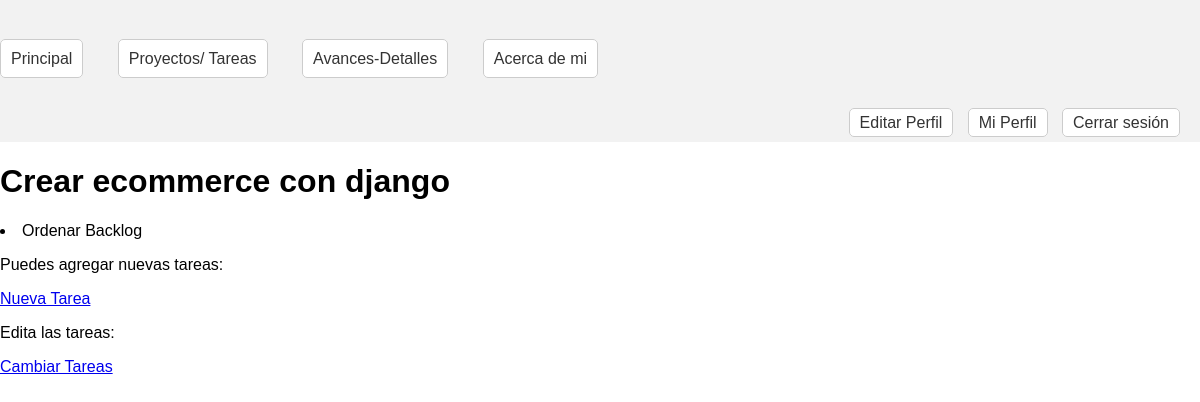
Page /detalle/2 (signed in) on the earlier database version.
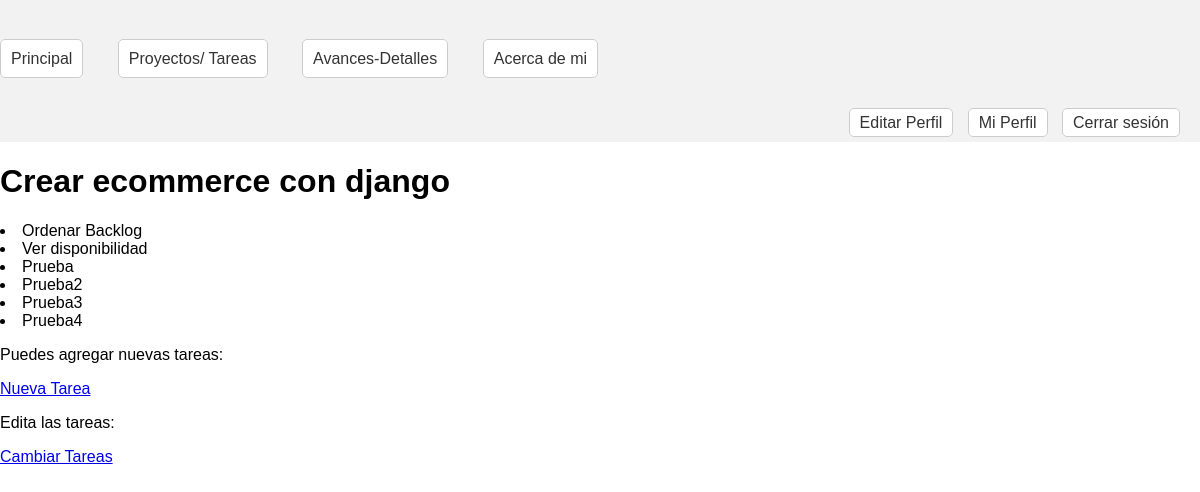
Same page on the later database version.
### app1/models.py (models this page shows)
class Tareas(models.Model):
    titulo=models.CharField(max_length=100)
    descripcion=models.TextField()
    asociado=models.ForeignKey(Proyectos,on_delete=models.CASCADE)
    estado= models.BooleanField(default=False)
    def __str__(self) -> str:
        return self.titulo

### app1/views.py (the view)
# urls.py: path('detalle/<int:id>',detalle_proyecto,name='proyecto_tarea'),
@login_required
def detalle_proyecto(requets,id):
    p=Proyectos.objects.get(id=id)
    print(p)
    a=tarea=Tareas.objects.filter(asociado=id)
    print(a)
    return render (requets,'detalle.html',{'proyecto':p,'listado':a})

### app1/models.py (called while the page is built)
    def __str__(self) -> str:
        return self.nombre

### app1/templates/detalle.html
{% extends 'herencia.html' %}
{% block dinamico %}
<h1>{{proyecto}}</h1>
{% for i in listado %}
<table>
    <li>{{i}}</li>
</table>
{% endfor %}
<p>Puedes agregar nuevas tareas:</p>
<a href="/tareanueva/">Nueva Tarea</a>
<p>Edita las tareas:</p>
<a href="/cambiotareas.html/">Cambiar Tareas</a>
{% endblock %}

Differences in the rows shown:
added Tareas: titulo "Ver disponibilidad"
added Tareas: titulo "Prueba"
added Tareas: titulo "Prueba2"
added Tareas: titulo "Prueba3"
added Tareas: titulo "Prueba4"
